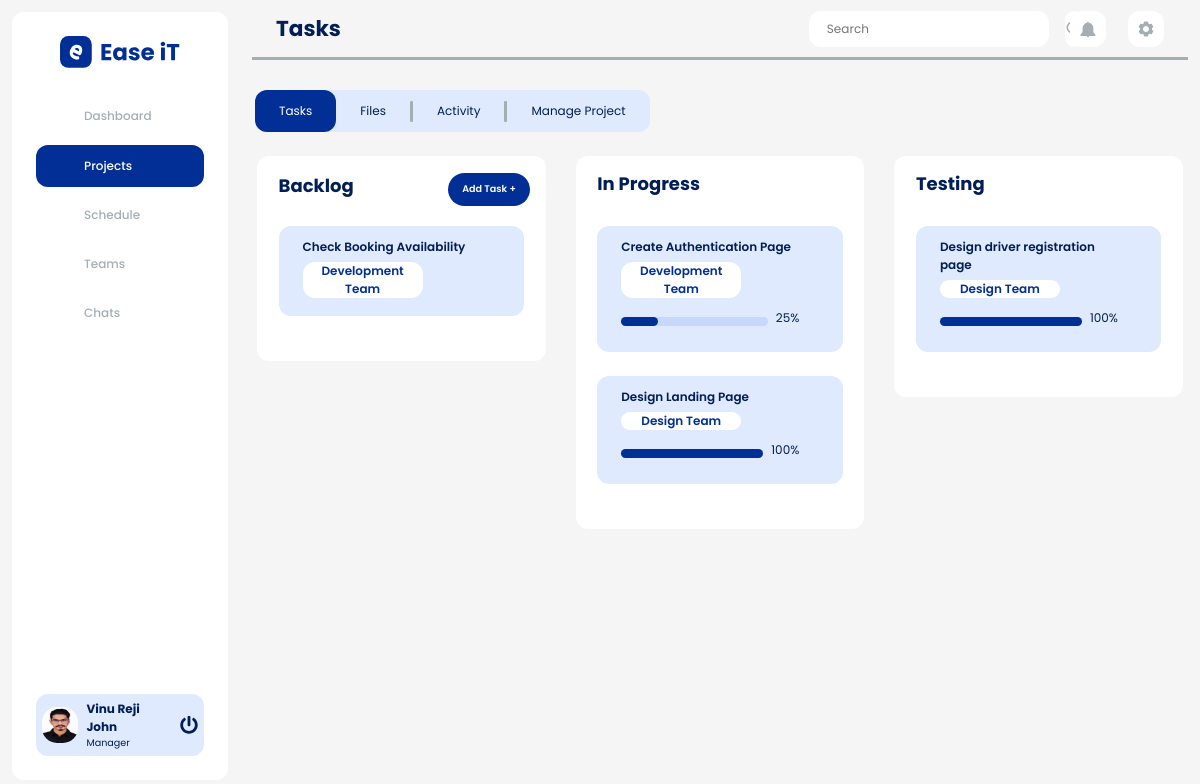
The page /tasks.php?id=1 (signed in) on the database its author committed.
### tables this page shows
CREATE TABLE `tbl_user_role` (
  `role_id` int(10) NOT NULL,
  `role_name` varchar(50) NOT NULL,
  `role_permission` int(10) NOT NULL
);

CREATE TABLE `tbl_tasks` (
  `task_id` int(15) NOT NULL,
  `task_title` varchar(300) NOT NULL,
  `task_description` varchar(500) NOT NULL,
  `team_id` int(15) NOT NULL,
  `task_added_by` int(15) NOT NULL,
  `task_status` int(11) NOT NULL,
  `project_id` int(15) NOT NULL,
  `task_created_at` date NOT NULL DEFAULT current_timestamp(),
  `progress` int(11) NOT NULL DEFAULT -1
);

CREATE TABLE `tbl_teams` (
  `team_id` int(10) NOT NULL,
  `team_title` varchar(50) NOT NULL,
  `manager_id` int(10) NOT NULL
);

### tasks.php (the view, shortened to what this page needs)
<?php
include('./config/connect.php');
if (isset($_SESSION["pmsSession"]) != session_id()) {
    header("Location: ./index.php");
    die();
} else {
    $tId = $_SESSION['projectID'];
?>
    <!DOCTYPE html>
    <html>
    <head>
        <link rel="stylesheet" href="./stylesheets/css/style.css" />
        <link rel="stylesheet" href="./stylesheets/css/bootstrap.min.css" />
    </head>
    <body class="dashboard-body" style="overflow-y: hidden;">
        <div class="dashboard-container">
            <?php include("./layouts/sidebar.php"); ?>
            <?php include("./layouts/header.php"); ?>
            <div class="dashboard-contents">
                <div class="row">
                    <?php include_once("./layouts/tab.php"); ?>
                </div>
                <div class="row">
                    <div class="col-12 task-page-container">
                        <div class="d-flex mx-n3">
                            <div class="col-4">
                                <div class="task-items-container" id="1">
                                    <div class="task-container-header">
                                        <h1 class="content-heading">Backlog</h1>
                                        <button data-toggle='modal' data-target='#addTasksModal' style="<?= ($_SESSION['currentUserTypeId'] == '2') ? 'display:block;' : 'display:none;'; ?>" class="add-task-item-btn">Add Task +</button>
                                    </div>
                                    <div id="tasks-placeholder" class="pt-4">
                                        <?php getTaskCard($tId, 1, $connect); ?>
                                    </div>
                                </div>
                            </div>
                            <div class="col-4">
                                <div class="task-items-container" id="2">
                                    <div class="task-container-header">
                                        <h1 class="content-heading">In Progress</h1>
                                    </div>
                                    <div class="pt-4">
                                        <?php getTaskCard($tId, 2, $connect); ?>
                                    </div>
                                </div>
                            </div>
                            <div class="col-4">
                                <div class="task-items-container" id="3">
                                    <div class="task-container-header">
                                        <h1 class="content-heading">Testing</h1>
                                    </div>
                                    <div class="pt-4">
                                        <?php getTaskCard($tId, 3, $connect); ?>
                                    </div>
                                </div>
                            </div>
                        </div>
                    </div>
                </div>
            </div>
        </div>
    </body>
    </html>
<?php
}
?>
<?php
function getTaskCard($tId, $status, $connect)
{
    $sql = "SELECT * FROM tbl_tasks WHERE task_status=$status AND project_id=$tId";
    $result = mysqli_query($connect, $sql);
    while ($row = mysqli_fetch_assoc($result)) {
        $task_id = $row['task_id'];
        $task_title = $row['task_title'];
        $team_id = $row['team_id'];
        $sql2 = "SELECT * FROM tbl_teams WHERE team_id = $team_id";
        $result2 = mysqli_query($connect, $sql2);
        $val = mysqli_fetch_assoc($result2);
        $team_name = $val['team_title'];
        $progress = $row['progress'];
        $displayStatus = ($progress == -1) ? "display:none;" : "";
        echo '
<div id="' . $task_id . '" class="task-items" draggable="true">
<div class="task-item-details">
    <p class="task-item-title">
        ' . $task_title . '
    </p>
    <p class="task-item-sub-title">' . $team_name . '</p>
    <div id="progressBarContainer" style="'.$displayStatus.'">
        <progress value="' . $progress . '" max="100" class="progressBar"></progress>
        <label class="progressLabel ml-2" >' . $progress . '%</label>
    </div>
</div>
</div>
';
    }
}
?>

### layouts/sidebar.php
<?php
include('./config/connect.php');
$activePage = basename($_SERVER['PHP_SELF'], ".php");
$userName = $_SESSION['userName'];
$userType = $_SESSION['currentUserTypeId'];
$proPic = $_SESSION['proPic'];
$selectRole= "SELECT `role_name` FROM tbl_user_role WHERE `role_id` = '$userType '";
$result3 = mysqli_query($connect, $selectRole);
$roleName = mysqli_fetch_assoc($result3);
?>
<div class="sidebar-container">
    <nav class="nav-container">
        <div class="logo-container">
            <img src="./assets/images/logo.svg" alt="ease-it-logo" class="logo" />
        </div>
        <ul class="nav">
            <a href="./dashboard.php">
                <li class="nav-items <?= ($activePage == 'dashboard') ? 'active-nav':''; ?>">
                    <span class="ico">
                        <object class="svgClass" type="image/svg+xml" data="./assets/icons/dashboard-ico.svg"></object>
                    </span><span>Dashboard</span>
                </li>
            </a>
            <a href="./project.php">
                <li class="nav-items <?= ($activePage == 'project') || ($activePage == 'activity') || ($activePage == 'tasks') || ($activePage == 'files') || ($activePage == 'manageProject') ? 'active-nav':''; ?>">
                    <span class="ico">
                        <object class="svgClass" type="image/svg+xml" data="./assets/icons/project-ico.svg"></object>
                    </span>
                    <span>Projects</span>
                </li>
            </a>
            <a href="./schedule.php">
            <li class="nav-items <?= ($activePage == 'schedule') ? 'active-nav':''; ?>">
                <span class="ico">
                    <object class="svgClass" type="image/svg+xml" data="./assets/icons/schedule-ico.svg"></object>
                </span><span>Schedule</span>
            </li>
            </a>
            <a href="./teams.php">
            <li class="nav-items <?= ($activePage == 'teams') || ($activePage == 'manageteam') || ($activePage == 'teamMemberDetails') || ($activePage == 'userDetails') ? 'active-nav':''; ?> ">
                <span class="ico"><object class="svgClass" type="image/svg+xml"
                        data="./assets/icons/team-ico.svg"></object></span><span>Teams</span>
            </li>
            </a>
            <a href="./chats.php">
            <li class="nav-items <?= ($activePage == 'chats')  ? 'active-nav':''; ?> ">
                <span class="ico"><object class="svgClass" type="image/svg+xml"
                        data="./assets/icons/chat-ico.svg"></object></span><span>Chats</span>
            </li>
            </a>
        </ul>
    </nav>
    <div class="s-profile-container">
        <a href="./manageProfile.php">
    <?php echo '<img class="pro-pic-ico" src="./assets/uploads/' . $proPic . '" alt="" />';?>
    </a>
        <a href="./manageProfile.php" class="pro-details-container">
            <p class="pro-name"><?php echo ucwords($userName); ?></p>
            <p class="pro-role"><?php echo ucwords($roleName['role_name']);?></p>
        </a>
        <a href="./auth/logoutController.php"><img class="log-out-btn" src="./assets/icons/power-off-ico.svg" alt="" /></a>
    </div>
</div>

### rows shown on the page
tbl_user_role: role_name "Manager"
tbl_tasks: task_title "Check Booking Availability", team.team_title "Development Team"
tbl_tasks: task_title "Create Authentication Page", team.team_title "Development Team", progress "25"
tbl_tasks: task_title "Design Landing Page", team.team_title "Design Team", progress "100"
tbl_tasks: task_title "Design driver registration page", team.team_title "Design Team", progress "100"

### other values the page prints
$userName "Vinu Reji John"
$activePage "Tasks"
